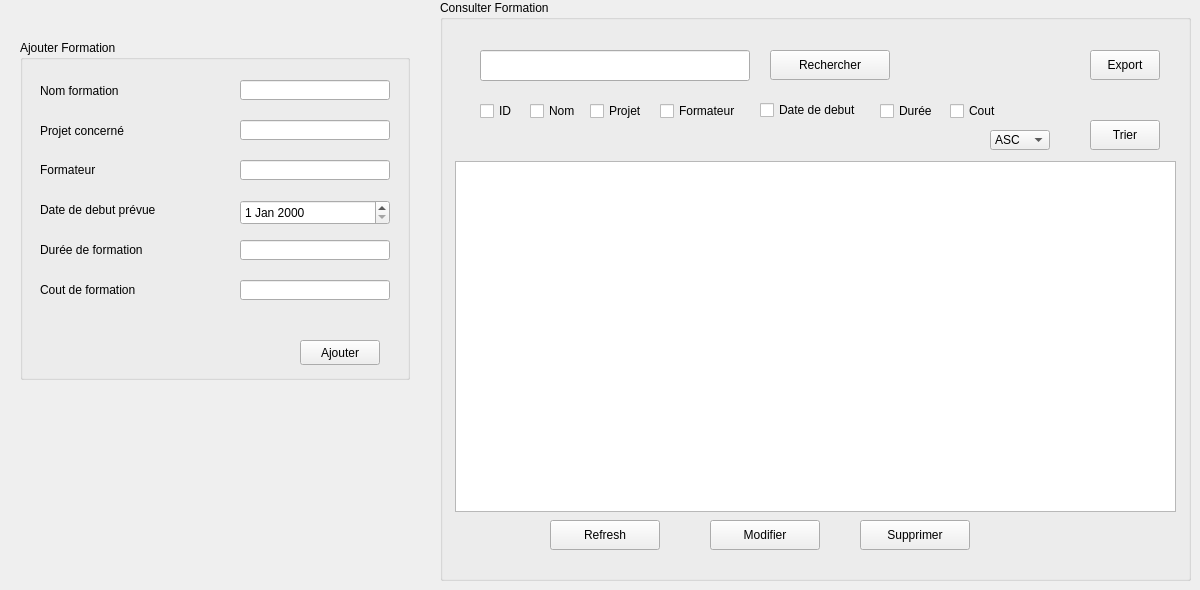
        <widget class="QWidget" name="Formation_2">
         <attribute name="title">
          <string>Formation</string>
         </attribute>
         <widget class="QGroupBox" name="groupBoxConsulterP_6">
          <property name="geometry">
           <rect>
            <x>440</x>
            <y>0</y>
            <width>751</width>
            <height>581</height>
           </rect>
          </property>
          <property name="title">
           <string>Consulter Formation</string>
          </property>
          <widget class="QLineEdit" name="lineEditRF_3">
           <property name="geometry">
            <rect>
             <x>40</x>
             <y>50</y>
             <width>270</width>
             <height>31</height>
            </rect>
           </property>
          </widget>
          <widget class="QPushButton" name="pushButtonRechercheF_3">
           <property name="geometry">
            <rect>
             <x>330</x>
             <y>50</y>
             <width>120</width>
             <height>30</height>
            </rect>
           </property>
           <property name="text">
            <string>Rechercher</string>
           </property>
           <property name="checkable">
            <bool>false</bool>
           </property>
          </widget>
          <widget class="QCheckBox" name="checkBoxNomF_3">
           <property name="geometry">
            <rect>
             <x>90</x>
             <y>100</y>
             <width>50</width>
             <height>22</height>
            </rect>
           </property>
           <property name="text">
            <string>Nom</string>
           </property>
          </widget>
          <widget class="QCheckBox" name="checkBoxFormateurF_3">
           <property name="geometry">
            <rect>
             <x>220</x>
             <y>100</y>
             <width>90</width>
             <height>22</height>
            </rect>
           </property>
           <property name="text">
            <string>Formateur</string>
           </property>
          </widget>
          <widget class="QCheckBox" name="checkBoxProjetF_3">
           <property name="geometry">
            <rect>
             <x>150</x>
             <y>100</y>
             <width>60</width>
             <height>22</height>
            </rect>
           </property>
           <property name="text">
            <string>Projet</string>
           </property>
          </widget>
          <widget class="QCheckBox" name="checkBoxDateF_3">
           <property name="geometry">
            <rect>
             <x>320</x>
             <y>100</y>
             <width>110</width>
             <height>20</height>
            </rect>
           </property>
           <property name="text">
            <string>Date de debut</string>
           </property>
          </widget>
          <widget class="QCheckBox" name="checkBoxDureeF_3">
           <property name="geometry">
            <rect>
             <x>440</x>
             <y>100</y>
             <width>70</width>
             <height>22</height>
            </rect>
           </property>
           <property name="text">
            <string>Durée</string>
           </property>
          </widget>
          <widget class="QPushButton" name="pushButtonModifierF_3">
           <property name="geometry">
            <rect>
             <x>270</x>
             <y>520</y>
             <width>110</width>
             <height>30</height>
            </rect>
           </property>
           <property name="text">
            <string>Modifier</string>
           </property>
           <property name="checkable">
            <bool>true</bool>
           </property>
          </widget>
          <widget class="QPushButton" name="pushButtonSupprimerF_3">
           <property name="geometry">
            <rect>
             <x>420</x>
             <y>520</y>
             <width>110</width>
             <height>30</height>
            </rect>
           </property>
           <property name="text">
            <string>Supprimer</string>
           </property>
          </widget>
          <widget class="QPushButton" name="pushButtonExportF_3">
           <property name="geometry">
            <rect>
             <x>650</x>
             <y>50</y>
             <width>70</width>
             <height>30</height>
            </rect>
           </property>
           <property name="text">
            <string>Export</string>
           </property>
          </widget>
          <widget class="QTableView" name="tableViewF_3">
           <property name="geometry">
            <rect>
             <x>15</x>
             <y>161</y>
             <width>721</width>
             <height>351</height>
            </rect>
           </property>
           <property name="selectionBehavior">
            <enum>QAbstractItemView::SelectItems</enum>
           </property>
           <property name="cornerButtonEnabled">
            <bool>true</bool>
           </property>
           <attribute name="verticalHeaderVisible">
            <bool>false</bool>
           </attribute>
           <attribute name="verticalHeaderHighlightSections">
            <bool>false</bool>
           </attribute>
          </widget>
          <widget class="QCheckBox" name="checkBoxCoutF_3">
           <property name="geometry">
            <rect>
             <x>510</x>
             <y>100</y>
             <width>60</width>
             <height>22</height>
            </rect>
           </property>
           <property name="text">
            <string>Cout</string>
           </property>
          </widget>
          <widget class="QCheckBox" name="checkBoxIDF_3">
           <property name="geometry">
            <rect>
             <x>40</x>
             <y>100</y>
             <width>40</width>
             <height>22</height>
            </rect>
           </property>
           <property name="text">
            <string>ID</string>
           </property>
          </widget>
          <widget class="QComboBox" name="comboBoxF_3">
           <property name="geometry">
            <rect>
             <x>550</x>
             <y>130</y>
             <width>60</width>
             <height>20</height>
            </rect>
           </property>
           <item>
            <property name="text">
             <string>ASC</string>
            </property>
           </item>
           <item>
            <property name="text">
             <string>DESC</string>
            </property>
           </item>
          </widget>
         </widget>
         <widget class="QGroupBox" name="groupBoxAjouterP_6">
          <property name="geometry">
           <rect>
            <x>20</x>
            <y>40</y>
            <width>390</width>
            <height>340</height>
           </rect>
          </property>
          <property name="title">
           <string>Ajouter Formation</string>
          </property>
          <widget class="QLabel" name="label_94">
           <property name="geometry">
            <rect>
             <x>20</x>
             <y>40</y>
             <width>91</width>
             <height>21</height>
            </rect>
           </property>
           <property name="text">
            <string>Nom formation</string>
           </property>
          </widget>
          <widget class="QLabel" name="label_95">
           <property name="geometry">
            <rect>
             <x>20</x>
             <y>80</y>
             <width>120</width>
             <height>21</height>
            </rect>
           </property>
           <property name="text">
            <string>Projet concerné</string>
           </property>
          </widget>
          <widget class="QLabel" name="label_96">
           <property name="geometry">
            <rect>
             <x>20</x>
             <y>120</y>
             <width>90</width>
             <height>20</height>
            </rect>
           </property>
           <property name="text">
            <string>Formateur</string>
           </property>
          </widget>
          <widget class="QLabel" name="label_97">
           <property name="geometry">
            <rect>
             <x>20</x>
             <y>160</y>
             <width>180</width>
             <height>20</height>
            </rect>
           </property>
           <property name="text">
            <string>Date de debut prévue</string>
           </property>
          </widget>
          <widget class="QLabel" name="label_98">
           <property name="geometry">
            <rect>
             <x>20</x>
             <y>240</y>
             <width>130</width>
             <height>20</height>
            </rect>
           </property>
           <property name="text">
            <string>Cout de formation</string>
           </property>
          </widget>
          <widget class="QDateEdit" name="dateEditDateF_3">
           <property name="geometry">
            <rect>
             <x>220</x>
             <y>160</y>
             <width>150</width>
             <height>25</height>
            </rect>
           </property>
          </widget>
          <widget class="QLineEdit" name="lineEditNomF_3">
           <property name="geometry">
            <rect>
             <x>220</x>
             <y>40</y>
             <width>150</width>
             <height>20</height>
            </rect>
           </property>
          </widget>
          <widget class="QLineEdit" name="lineEditFormateur_3">
           <property name="geometry">
            <rect>
             <x>220</x>
             <y>120</y>
             <width>150</width>
             <height>20</height>
            </rect>
           </property>
          </widget>
          <widget class="QLineEdit" name="lineEditDureeF_3">
           <property name="geometry">
            <rect>
             <x>220</x>
             <y>200</y>
             <width>150</width>
             <height>20</height>
            </rect>
           </property>
          </widget>
          <widget class="QLineEdit" name="lineEditCoutF_3">
           <property name="geometry">
            <rect>
             <x>220</x>
             <y>240</y>
             <width>150</width>
             <height>20</height>
            </rect>
           </property>
          </widget>
          <widget class="QLabel" name="label_99">
           <property name="geometry">
            <rect>
             <x>20</x>
             <y>200</y>
             <width>140</width>
             <height>20</height>
            </rect>
           </property>
           <property name="text">
            <string>Durée de formation</string>
           </property>
          </widget>
          <widget class="QPushButton" name="pushButtonAjouterF_3">
           <property name="geometry">
            <rect>
             <x>280</x>
             <y>300</y>
             <width>80</width>
             <height>25</height>
            </rect>
           </property>
           <property name="text">
            <string>Ajouter</string>
           </property>
          </widget>
          <widget class="QLineEdit" name="lineEditProjet_3">
           <property name="geometry">
            <rect>
             <x>220</x>
             <y>80</y>
             <width>150</width>
             <height>20</height>
            </rect>
           </property>
          </widget>
         </widget>
         <widget class="QPushButton" name="pushButtonRefreshF_2">
          <property name="geometry">
           <rect>
            <x>550</x>
            <y>520</y>
            <width>110</width>
            <height>30</height>
           </rect>
          </property>
          <property name="text">
           <string>Refresh</string>
          </property>
         </widget>
         <widget class="QPushButton" name="pushTrierF_2">
          <property name="geometry">
           <rect>
            <x>1090</x>
            <y>120</y>
            <width>70</width>
            <height>30</height>
           </rect>
          </property>
          <property name="text">
           <string>Trier</string>
          </property>
         </widget>
        </widget>
